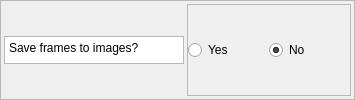
               <widget class="QFrame" name="frame_17">
                <property name="frameShape">
                 <enum>QFrame::StyledPanel</enum>
                </property>
                <property name="frameShadow">
                 <enum>QFrame::Raised</enum>
                </property>
                <layout class="QHBoxLayout" name="horizontalLayout_25" stretch="1,1">
                 <property name="spacing">
                  <number>3</number>
                 </property>
                 <property name="margin">
                  <number>3</number>
                 </property>
                 <item>
                  <widget class="QPlainTextEdit" name="plainTextEdit_11">
                   <property name="minimumSize">
                    <size>
                     <width>180</width>
                     <height>28</height>
                    </size>
                   </property>
                   <property name="maximumSize">
                    <size>
                     <width>16777215</width>
                     <height>28</height>
                    </size>
                   </property>
                   <property name="plainText">
                    <string>Save frames to images?</string>
                   </property>
                  </widget>
                 </item>
                 <item>
                  <widget class="QFrame" name="frame_18">
                   <property name="frameShape">
                    <enum>QFrame::StyledPanel</enum>
                   </property>
                   <property name="frameShadow">
                    <enum>QFrame::Raised</enum>
                   </property>
                   <layout class="QHBoxLayout" name="horizontalLayout_26">
                    <property name="spacing">
                     <number>0</number>
                    </property>
                    <property name="margin">
                     <number>0</number>
                    </property>
                    <item>
                     <widget class="QRadioButton" name="rb_save_im_yes">
                      <property name="text">
                       <string>Yes</string>
                      </property>
                      <property name="checked">
                       <bool>false</bool>
                      </property>
                     </widget>
                    </item>
                    <item>
                     <widget class="QRadioButton" name="rb_save_im_no">
                      <property name="text">
                       <string>No</string>
                      </property>
                      <property name="checked">
                       <bool>true</bool>
                      </property>
                     </widget>
                    </item>
                   </layout>
                  </widget>
                 </item>
                </layout>
               </widget>
